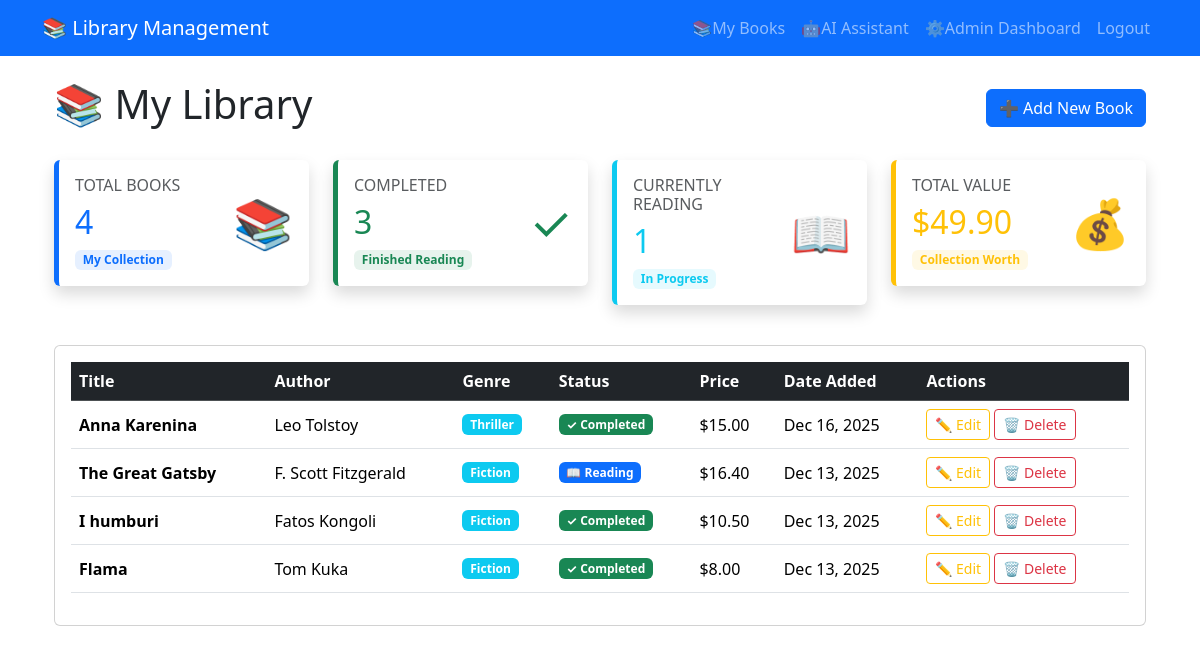
The app's page /books (signed in) with its own data.
### models.py (models this page shows, shortened)
class Book(db.Model):
    id = db.Column(db.Integer, primary_key=True)
    title = db.Column(db.String(100), nullable=False)
    author = db.Column(db.String(100), nullable=False)
    genre = db.Column(db.String(50), nullable=False)
    status = db.Column(db.String(20), nullable=False, default='To Read')
    price = db.Column(db.Float, default=0.0)
    date_added = db.Column(db.DateTime, nullable=False, default=datetime.utcnow)
    user_id = db.Column(db.Integer, db.ForeignKey('user.id'), nullable=False) #foreign key to User model

### app.py (the view)
@app.route('/books')
@login_required
def books_page():
    books = Book.query.filter_by(user_id=current_user.id)\
                      .order_by(Book.date_added.desc())\
                      .all()
    return render_template('books.html', books=books)

### app.py (called while the page is built)
@login_manager.user_loader
def load_user(user_id):
    return User.query.get(int(user_id))

### templates/books.html (shortened to what this page needs)
{% extends "base.html" %}
{% block content %}
<div class="container mt-4">
    <div class="d-flex justify-content-between align-items-center mb-4">
        <h1>📚 My Library</h1>
        <a href="{{ url_for('new_book') }}" class="btn btn-primary">
            ➕ Add New Book
        </a>
    </div>
    <div class="row mb-4">
        <div class="col-lg-3 col-md-6 mb-3">
            <div class="card shadow border-0 border-start border-primary border-5">
                <div class="card-body">
                    <div class="row align-items-center">
                        <div class="col">
                            <h6 class="text-uppercase text-muted mb-2">Total Books</h6>
                            <h2 class="text-primary mb-0">{{ books|length }}</h2>
                            <div class="mt-2">
                                <span class="badge bg-primary bg-opacity-10 text-primary">
                                    My Collection
                                </span>
                            </div>
                        </div>
                        <div class="col-auto">
                            <div class="text-primary" style="font-size: 3rem;">
                                📚
                            </div>
                        </div>
                    </div>
                </div>
            </div>
        </div>
        <div class="col-lg-3 col-md-6 mb-3">
            <div class="card shadow border-0 border-start border-success border-5">
                <div class="card-body">
                    <div class="row align-items-center">
                        <div class="col">
                            <h6 class="text-uppercase text-muted mb-2">Completed</h6>
                            <h2 class="text-success mb-0">{{ books|selectattr('status', 'equalto', 'Completed')|list|length }}</h2>
                            <div class="mt-2">
                                <span class="badge bg-success bg-opacity-10 text-success">
                                    Finished Reading
                                </span>
                            </div>
                        </div>
                        <div class="col-auto">
                            <div class="text-success" style="font-size: 3rem;">
                                ✓
                            </div>
                        </div>
                    </div>
                </div>
            </div>
        </div>
        <div class="col-lg-3 col-md-6 mb-3">
            <div class="card shadow border-0 border-start border-info border-5">
                <div class="card-body">
                    <div class="row align-items-center">
                        <div class="col">
                            <h6 class="text-uppercase text-muted mb-2">Currently Reading</h6>
                            <h2 class="text-info mb-0">{{ books|selectattr('status', 'equalto', 'Reading')|list|length }}</h2>
                            <div class="mt-2">
                                <span class="badge bg-info bg-opacity-10 text-info">
                                    In Progress
                                </span>
                            </div>
                        </div>
                        <div class="col-auto">
                            <div class="text-info" style="font-size: 3rem;">
                                📖
                            </div>
                        </div>
                    </div>
                </div>
            </div>
        </div>
        <div class="col-lg-3 col-md-6 mb-3">
            <div class="card shadow border-0 border-start border-warning border-5">
                <div class="card-body">
                    <div class="row align-items-center">
                        <div class="col">
                            <h6 class="text-uppercase text-muted mb-2">Total Value</h6>
                            <h2 class="text-warning mb-0">${{ "%.2f"|format(books|sum(attribute='price')) }}</h2>
                            <div class="mt-2">
                                <span class="badge bg-warning bg-opacity-10 text-warning">
                                    Collection Worth
                                </span>
                            </div>
                        </div>
                        <div class="col-auto">
                            <div class="text-warning" style="font-size: 3rem;">
                                💰
                            </div>
                        </div>
                    </div>
                </div>
            </div>
        </div>
    </div>
    {% if books %}
        <div class="card">
            <div class="card-body">
                <div class="table-responsive">
                    <table class="table table-hover align-middle">
                        <thead class="table-dark">
                            <tr>
                                <th>Title</th>
                                <th>Author</th>
                                <th>Genre</th>
                                <th>Status</th>
                                <th>Price</th>
                                <th>Date Added</th>
                                <th>Actions</th>
                            </tr>
                        </thead>
                        <tbody>
                            {% for book in books %}
                            <tr>
                                <td><strong>{{ book.title }}</strong></td>
                                <td>{{ book.author }}</td>
                                <td><span class="badge bg-info">{{ book.genre }}</span></td>
                                <td>
                                    {% if book.status == 'Completed' %}
                                        <span class="badge bg-success">✓ {{ book.status }}</span>
                                    {% elif book.status == 'Reading' %}
                                        <span class="badge bg-primary">📖 {{ book.status }}</span>
                                    {% else %}
                                        <span class="badge bg-secondary">📋 {{ book.status }}</span>
                                    {% endif %}
                                </td>
                                <td>${{ "%.2f"|format(book.price) }}</td>
                                <td>{{ book.date_added.strftime('%b %d, %Y') }}</td>
                                <td>
                                    <a href="{{ url_for('edit_book', book_id=book.id) }}"
                                       class="btn btn-sm btn-outline-warning">
                                        ✏️ Edit
                                    </a>
                                    <form method="POST"
                                          action="{{ url_for('delete_book', book_id=book.id) }}"
                                          style="display: inline;"
                                          onsubmit="return confirm('Are you sure you want to delete \'{{ book.title }}\'?');">
                                        <button type="submit" class="btn btn-sm btn-outline-danger">
                                            🗑️ Delete
                                        </button>
                                    </form>
                                </td>
                            </tr>
                            {% endfor %}
                        </tbody>
                    </table>
                </div>
            </div>
        </div>
    {% endif %}
</div>
{% endblock content %}

### records on screen
Book: title "Anna Karenina", author "Leo Tolstoy", genre "Thriller", status "Completed", price "15.00", date_added "Dec 16, 2025"
Book: title "The Great Gatsby", author "F. Scott Fitzgerald", genre "Fiction", status "Reading", price "16.40", date_added "Dec 13, 2025"
Book: title "I humburi", author "Fatos Kongoli", genre "Fiction", status "Completed", price "10.50", date_added "Dec 13, 2025"
Book: title "Flama", author "Tom Kuka", genre "Fiction", status "Completed", price "8.00", date_added "Dec 13, 2025"

### other values on screen
{{ books|length }} "4"
{{ books|selectattr('status', 'equalto', 'Completed')|list|length }} "3"
{{ books|selectattr('status', 'equalto', 'Reading')|list|length }} "1"
{{ "%.2f"|format(books|sum(attribute='price')) }} "49.90"
